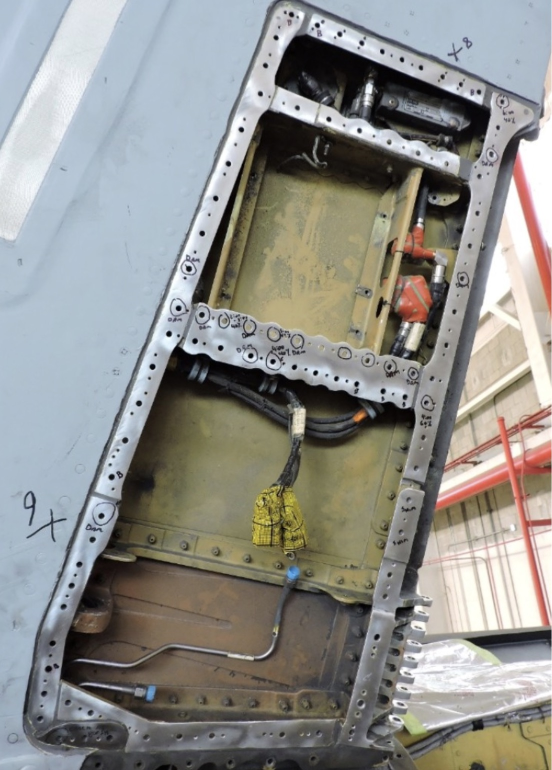
#> input picture data/rivets.jpg, 1104 x 1540 px (shown at 1/2 size)
$ python -i navair_pmx_demo.py   (imports and definitions only)
#> lines starting #> are read from the running program, lines starting #| are printed output that depends on the picture; after the words box and inside, x2 and y2 are one past the last pixel; in counts of white or black regions, pixels touching at a corner belong together
# file: navair_pmx_demo.py
# description: navair_pmx_demo.py provides methods for performing
#              rivet hole detection, and edge distance measurement from
#              RGB imagery using 2D Hough Transform with OpenCV.
# usage:
#              from navair_pmx_demo import *
#              file = '../../rivets.jpg'
#              circles = detect_rivets( file )
#              edges = get_edge_lines( file )
#
# author: Zack Greenberg
# email: zack.greenberg@clarifai.com
# last edit: 04/30/2020

import cv2
import numpy as np

def detect_rivets( fname ):

    """
       Detect rivet hole centers in RGB imagery using -
       --Bitwise NOT inversion
       --Gausian Blur
       --Threshold
       --Mask
       --2D Hough Transform

       Params--
       fname: RGB imagery file name.
              Contains view of rivet holes to be detected.

       returns--
       circles: numpy array with dims NUM_DETECTIONS x 3
    """
#> called with fname = 'data/rivets.jpg'

    # Load image from file
    image = cv2.imread(fname)
#> image is the input picture: shape (1540, 1104, 3); mean B, G, R 139.2, 143.3, 143.4

    # Perform inversion bitwise NOT to make dark circles bright
    imagem = cv2.bitwise_not(image)
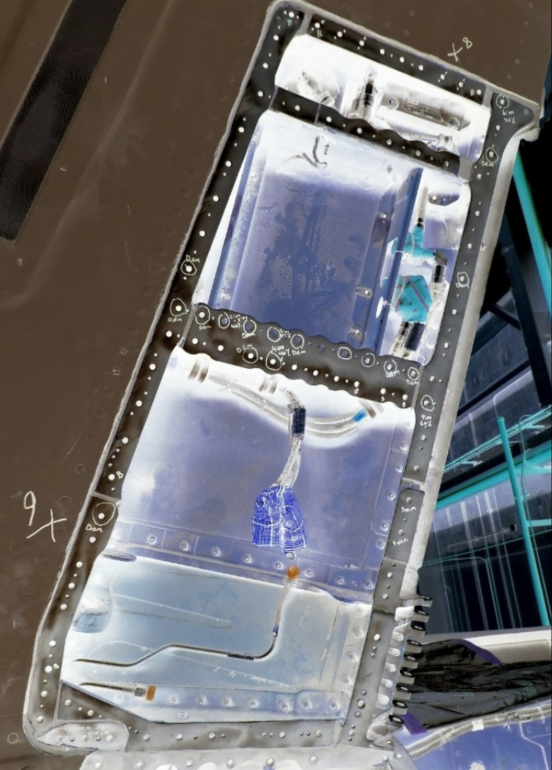
#> imagem: shape (1540, 1104, 3) (shown at 1/2 size); mean B, G, R 115.8, 111.7, 111.6

    # Convert to grayscale
    gray = cv2.cvtColor(imagem, cv2.COLOR_BGR2GRAY)
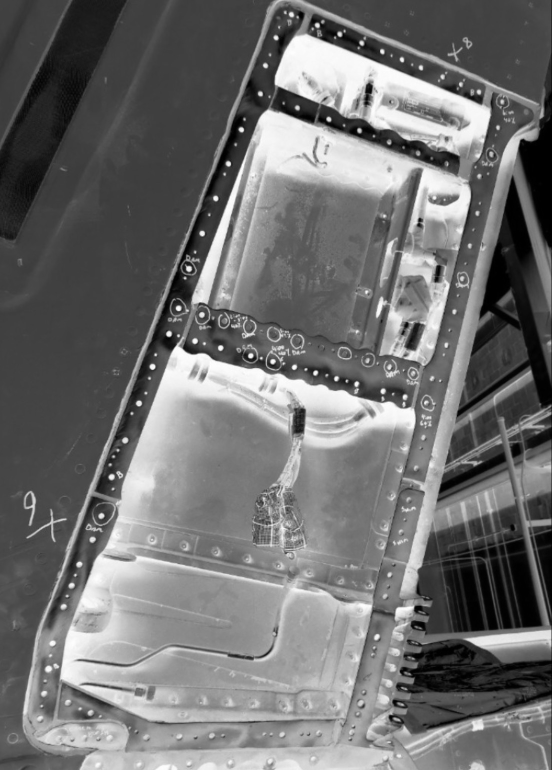
#> gray: shape (1540, 1104) (shown at 1/2 size); min 0, max 255, mean 112.1

    # Apply Gaussian Kernel
    blurred = cv2.GaussianBlur(gray, (11, 11), 0)

    # Intensity threshold, range 190-235 may need tuning
    thresh = cv2.threshold(blurred, 190, 235, cv2.THRESH_BINARY)[1]
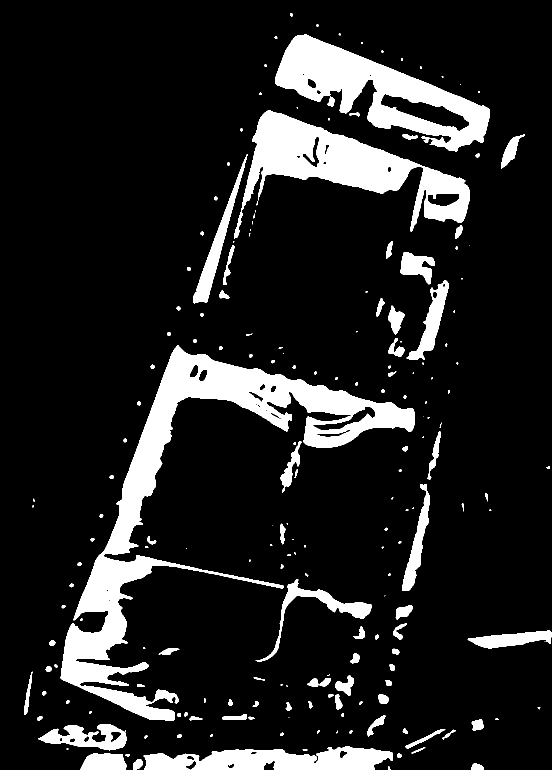
#> thresh: shape (1540, 1104) (shown at 1/2 size); values 0 (black) and 235 (white), 13.1% white; 197 white regions (62 under 20 px), largest, box (x1, y1, x2, y2) and area: (121, 690, 830, 1442) 81929, (468, 220, 940, 477) 39042, (551, 69, 980, 304) 36903

    # Apply mask threshold
    res = cv2.bitwise_and(imagem, imagem, mask=thresh)
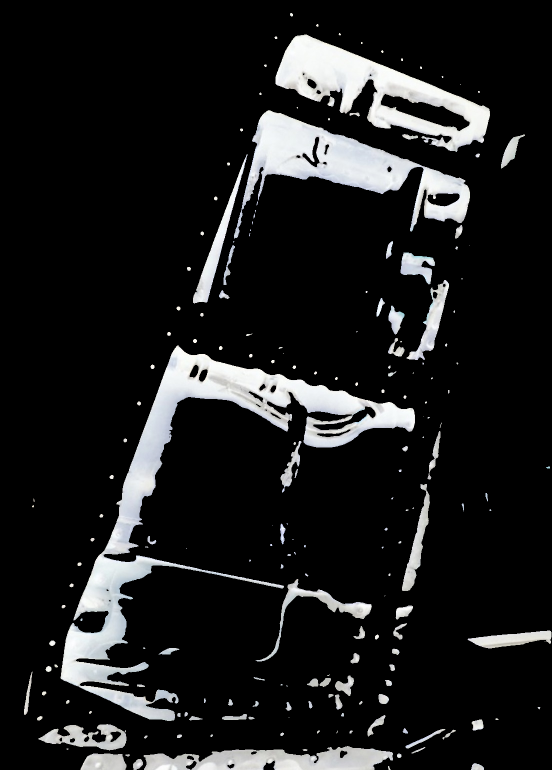
#> res: shape (1540, 1104, 3) (shown at 1/2 size); mean B, G, R 29.7, 29.4, 29

    # Perform 2D Hough Transform Circle Detection
    circles = cv2.HoughCircles(gray,cv2.HOUGH_GRADIENT,0.5,8,
                               param1=50,param2=15,minRadius=1,maxRadius=10)
#> circles = 142 rows, first 8: [984.5, 313.5, 9.4], [25.5, 1477.5, 9.4], [549.5, 976.5, 9.4], [520.5, 1008.5, 8.2], [446.5, 647.5, 9.4], [525.5, 1042.5, 9.4], [823.5, 742.5, 8.2], [828.5, 750.5, 9.4]

    # Draw results on input image
    circles = np.uint16(np.around(circles))
#> circles = 142 rows, first 8: [984, 314, 9], [26, 1478, 9], [550, 976, 9], [520, 1008, 8], [446, 648, 9], [526, 1042, 9], [824, 742, 8], [828, 750, 9]
    for i in circles[0,:]:
        # draw the outer circle
        cv2.circle(imagem,(i[0],i[1]),i[2],(0,255,0),2)
        # draw the center of the circle
        cv2.circle(imagem,(i[0],i[1]),2,(0,0,255),3)
#> this loop made 142 passes
#> i on passes 1 to 12: [984, 314, 9], [26, 1478, 9], [550, 976, 9], [520, 1008, 8], [446, 648, 9], [526, 1042, 9], [824, 742, 8], [828, 750, 9], [852, 798, 8], [304, 734, 6], [158, 1128, 6], [130, 1002, 9]
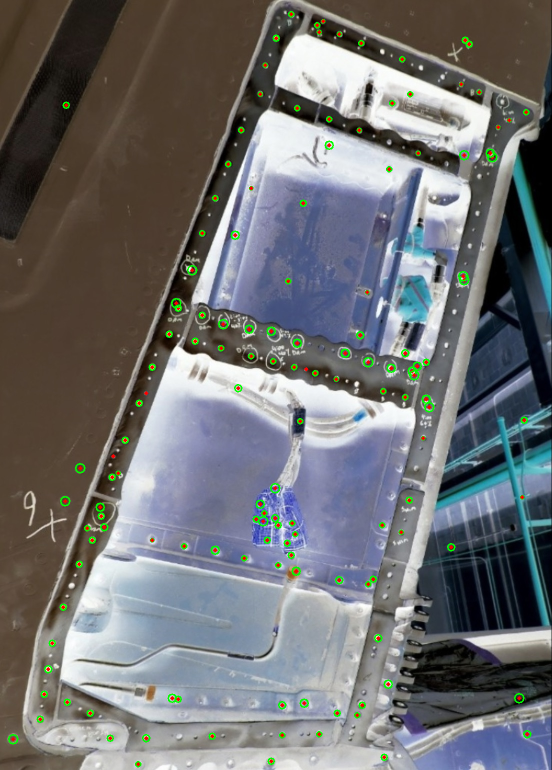
#> imagem: shape (1540, 1104, 3) (shown at 1/2 size); 1.21% of pixels changed, all inside (x1, y1, x2, y2) = (16, 22, 1063, 1535)

    # Display Detection results
    cv2.imshow('detected circles', imagem)
    cv2.waitKey(0)
    cv2.destroyAllWindows()

    return circles

def get_edge_lines( fname ):

    """
       Detect edge lines of aircraft panel in RGB imagery using -
       --Canny filter
       --2D Hough Lines Transform

       Params--
       fname: RGB imagery file name.
              Contains view of rivet holes to be detected.

       returns--
       lines: numpy array with dims NUM_DETECTIONS x 4
    """

    # Load RGB rivet imagery
    img = cv2.imread(fname)

    # Perform Canny edge detection
    edges = cv2.Canny(img, 150, 400, apertureSize=3)

    # Perform 2D Hough Line Detection
    lines = cv2.HoughLinesP(edges, 1, np.pi/180, 200, minLineLength=1000, maxLineGap=1000)

    for line in lines:
        cv2.line(img, (line.transpose()[0], line.transpose()[1]),
                      (line.transpose()[2], line.transpose()[3]),
                      (0, 0, 255), 1)

    # Display results
    cv2.imshow('detected circles', img)
    cv2.waitKey(0)
    cv2.destroyAllWindows()

    return lines

>>> result = detect_rivets('data/rivets.jpg')
#> result has the same summary as circles in detect_rivets
